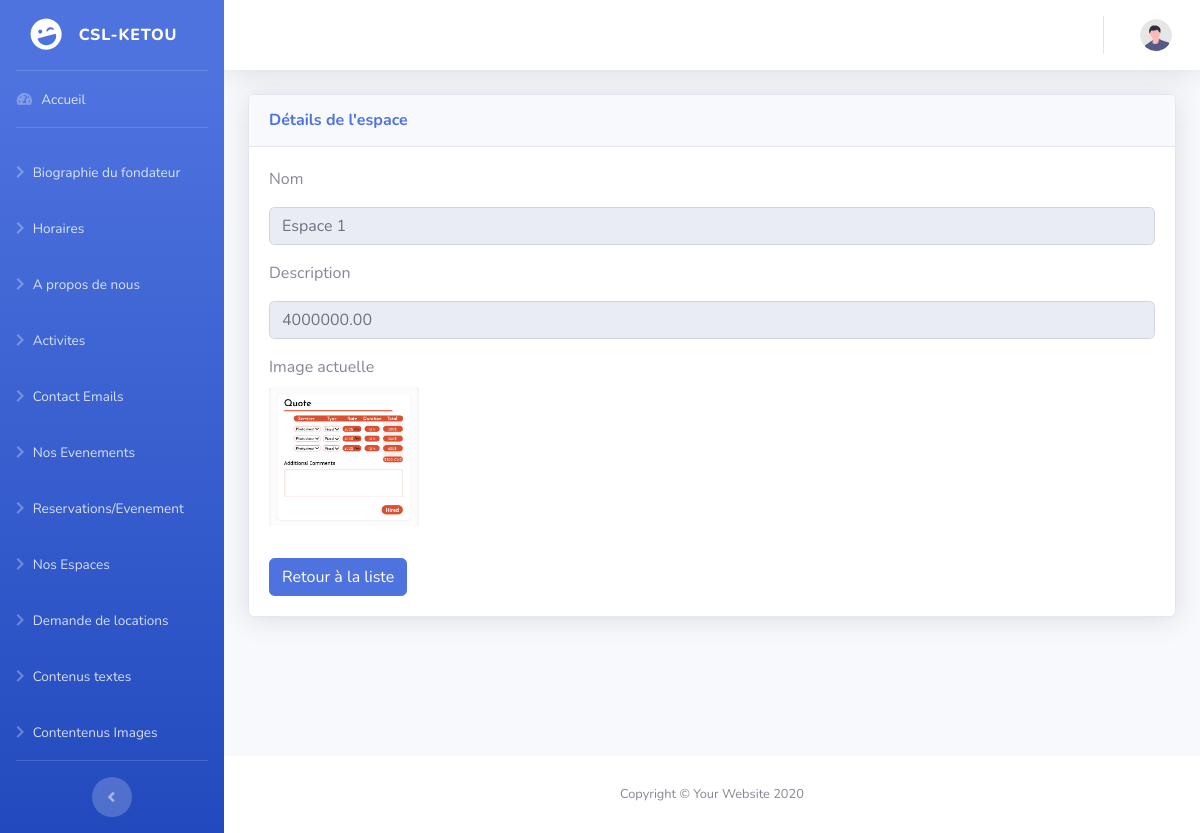
/Admin/csl-backend/spaces/detail.php?id=3, run on the app's committed database.
### tables this page shows
CREATE TABLE `spaces` (
  `id` int(11) NOT NULL,
  `name` varchar(255) NOT NULL,
  `images` text NOT NULL,
  `amount` decimal(10,2) NOT NULL,
  `created_at` timestamp NOT NULL DEFAULT current_timestamp(),
  `updated_at` timestamp NOT NULL DEFAULT current_timestamp() ON UPDATE current_timestamp()
);

### Admin/csl-backend/spaces/detail.php (the view, shortened to what this page needs)
<?php
require '../../../config/database.php';
if (isset($_GET['id'])) {
    $id = $_GET['id'];
    $stmt = $pdo->prepare("SELECT * FROM spaces WHERE id = ?");
    $stmt->execute([$id]);
    $aboutUs = $stmt->fetch();
} else {
    echo "Aucun identifiant spécifié.";
    exit;
}
?>
<!DOCTYPE html>
<html lang="en">
<head>
    <?php include('../includes/links.php'); ?>
</head>
<body id="page-top">
    <div id="wrapper">
        <?php include('../includes/sidebar.php'); ?>
        <div id="content-wrapper" class="d-flex flex-column">
            <div id="content">
                <?php include('../includes/navbar.php'); ?>
                <div class="container-fluid">
                    <div class="card shadow mb-4">
                        <div class="card-header py-3">
                            <h6 class="m-0 font-weight-bold text-primary">Détails de l'espace</h6>
                        </div>
                        <div class="card-body">
                            <div class="form-group">
                                <label for="name">Nom</label>
                                <input class="form-control my-2" type="text" name="name" id="name" value="<?php echo htmlspecialchars($aboutUs['name']); ?>" readonly>
                            </div>
                            <div class="form-group">
                                <label for="amount">Description</label>
                                <input class="form-control my-2" type="text" name="amount" id="amount" value="<?php echo htmlspecialchars($aboutUs['amount']); ?>" readonly>
                            </div>
                            <div class="form-group">
                                <label for="image">Image actuelle</label><br>
                                <img src="../../../image/<?php echo htmlspecialchars($aboutUs['images']); ?>" alt="Image" width="150"><br>
                            </div>
                            <a href="index.php" class="btn btn-primary mt-3">Retour à la liste</a>
                        </div>
                    </div>
                </div>
            </div>
            <?php include('../includes/footer.php'); ?>
        </div>
    </div>
</body>
</html>

### data on the page
spaces: name "Espace 1", amount "4000000.00", images (picture)
